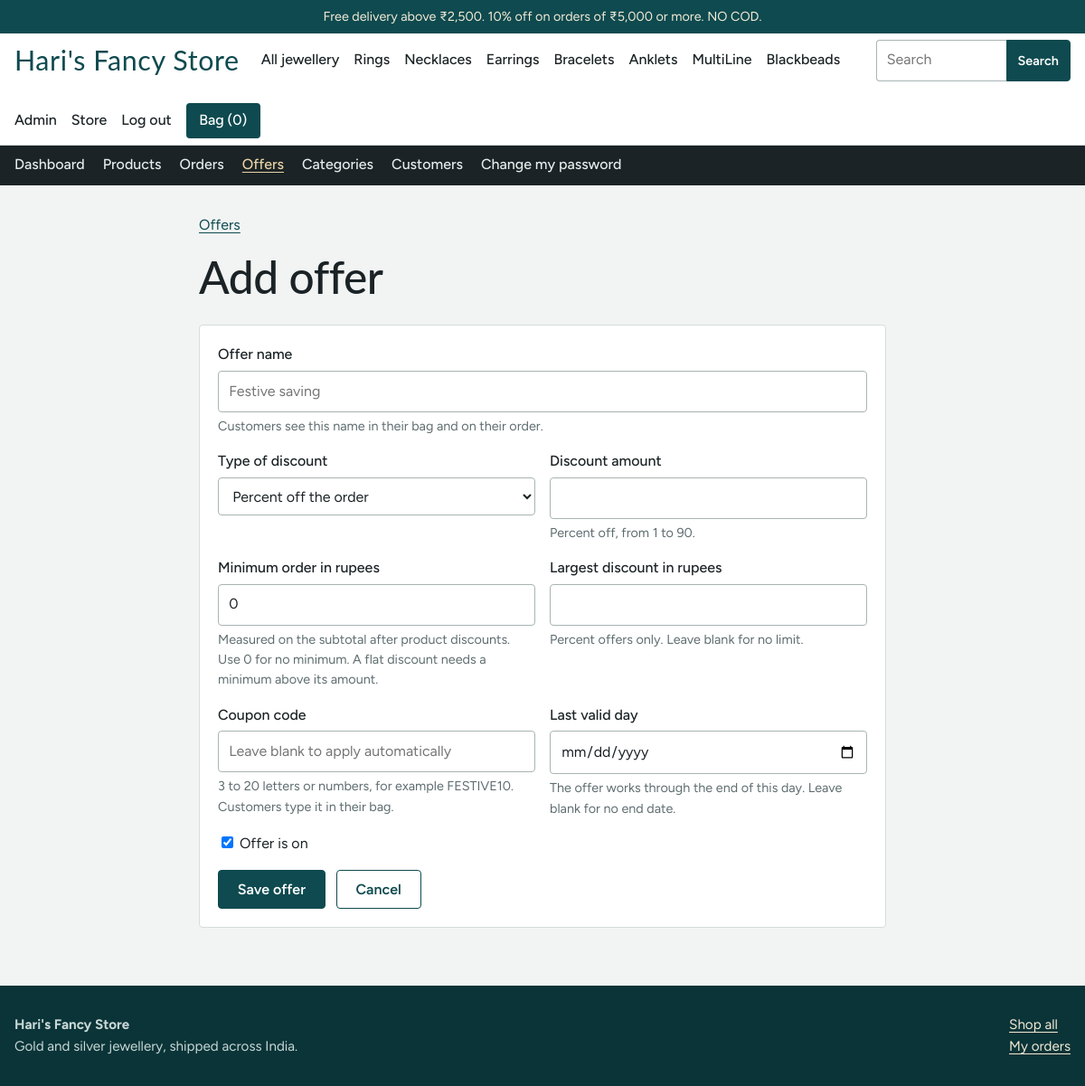
/admin/offers/new (signed in), run on the app's committed database.
### tables this page shows
CREATE TABLE categories (
  id INTEGER PRIMARY KEY AUTOINCREMENT,
  name TEXT NOT NULL UNIQUE,
  slug TEXT NOT NULL UNIQUE
);

CREATE TABLE users (
  id INTEGER PRIMARY KEY AUTOINCREMENT,
  name TEXT NOT NULL,
  email TEXT NOT NULL UNIQUE,
  password_hash TEXT NOT NULL,
  is_admin INTEGER NOT NULL DEFAULT 0,
  created_at TEXT NOT NULL DEFAULT CURRENT_TIMESTAMP
);

### app.py (the view, shortened to what this page needs)
@app.route("/admin/offers/new", methods=["GET", "POST"])
@admin_required
def admin_offer_new():
    return render_template("admin/offer_form.html", is_new=True,
                           o={"kind": "percent", "active": 1, "min_subtotal": 0})

### app.py (called while the page is built)
def get_db():
    if "db" not in g:
        conn = sqlite3.connect(DB_PATH, isolation_level=None, timeout=15)
        conn.row_factory = sqlite3.Row
        conn.execute("PRAGMA foreign_keys = ON")
        conn.execute("PRAGMA journal_mode = WAL")
        g.db = conn
    return g.db

def inr(n):
    n = int(n or 0)
    s = str(abs(n))
    if len(s) > 3:
        head, tail = s[:-3], s[-3:]
        parts = []
        while len(head) > 2:
            parts.insert(0, head[-2:])
            head = head[:-2]
        if head:
            parts.insert(0, head)
        s = ",".join(parts + [tail])
    return ("-" if n < 0 else "") + "₹" + s

def offer_short(o):
    return f"{o['value']}% off" if o["kind"] == "percent" else f"{inr(o['value'])} off"

def offer_text(o):
    when = f"on orders of {inr(o['min_subtotal'])} or more" if o["min_subtotal"] else "on every order"
    cap = f" (up to {inr(o['max_discount'])})" if o["kind"] == "percent" and o["max_discount"] else ""
    return f"{offer_short(o)} {when}{cap}"

@app.before_request
def load_user():
    g.user = None
    uid = session.get("user_id")
    if uid:
        g.user = get_db().execute("SELECT * FROM users WHERE id=?", (uid,)).fetchone()
        if g.user is None:
            session.pop("user_id", None)

@app.before_request
def csrf_protect():
    if request.method == "POST":
        token = session.get("csrf")
        if not token or not secrets.compare_digest(token, request.form.get("csrf", "")):
            abort(400, "Your session expired. Go back, reload the page and try again.")

def csrf_token():
    if "csrf" not in session:
        session["csrf"] = secrets.token_hex(16)
    return session["csrf"]

@app.context_processor
def inject():
    bag = session.get("bag") or {}
    return {
        "store_name": STORE_NAME,
        "user": g.get("user"),
        "bag_count": sum(int(q) for q in bag.values()),
        "nav_categories": get_db().execute(
            "SELECT * FROM categories ORDER BY id").fetchall(),
        "top_offers": [offer_text(o) for o in get_db().execute(
            "SELECT * FROM offers WHERE active=1 AND code IS NULL "
            "AND (expires_on IS NULL OR expires_on >= ?) ORDER BY min_subtotal LIMIT 2",
            (date.today().isoformat(),))],
        "statuses": ORDER_STATUSES,
        "free_ship": FREE_SHIPPING_ABOVE,
        "ship_fee": SHIPPING_FEE,
        "pay_labels": PAYMENT_LABELS,
    }

### templates/admin/offer_form.html (shortened to what this page needs)
{% extends "admin/base.html" %}
{% from "_macros.html" import csrf %}
{% block content %}
<div class="mid page-pad">
  <p class="muted"><a href="{{ url_for('admin_offers') }}">Offers</a></p>
  <h1>{{ 'Add offer' if is_new else 'Edit offer' }}</h1>
  <form method="post" class="panel">
    <div class="field"><label for="name">Offer name</label><input id="name" name="name" required maxlength="60" value="{{ o.name or '' }}" placeholder="Festive saving">
      <div class="hint">Customers see this name in their bag and on their order.</div></div>
    <div class="grid2">
      <div class="field"><label for="kind">Type of discount</label>
        <select id="kind" name="kind">
          <option value="percent" {{ 'selected' if o.kind != 'flat' }}>Percent off the order</option>
        </select></div>
      <div class="field"><label for="value">Discount amount</label><input id="value" name="value" type="number" min="1" step="1" required value="{{ o.value or '' }}">
        <div class="hint" id="value-hint">Percent (1 to 90) or rupees, depending on the type.</div></div>
    </div>
    <div class="grid2">
      <div class="field"><label for="min_subtotal">Minimum order in rupees</label><input id="min_subtotal" name="min_subtotal" type="number" min="0" step="1" value="{{ o.min_subtotal if o.min_subtotal is not none else 0 }}">
        <div class="hint">Measured on the subtotal after product discounts. Use 0 for no minimum. A flat discount needs a minimum above its amount.</div></div>
      <div class="field" id="cap-field"><label for="max_discount">Largest discount in rupees</label><input id="max_discount" name="max_discount" type="number" min="1" step="1" value="{{ o.max_discount or '' }}">
        <div class="hint">Percent offers only. Leave blank for no limit.</div></div>
    </div>
    <div class="grid2">
      <div class="field"><label for="code">Coupon code</label><input id="code" name="code" maxlength="20" autocapitalize="characters" spellcheck="false" value="{{ o.code or '' }}" placeholder="Leave blank to apply automatically">
        <div class="hint">3 to 20 letters or numbers, for example FESTIVE10. Customers type it in their bag.</div></div>
      <div class="field"><label for="expires_on">Last valid day</label><input id="expires_on" name="expires_on" type="date" value="{{ o.expires_on or '' }}">
        <div class="hint">The offer works through the end of this day. Leave blank for no end date.</div></div>
    </div>
    <div class="field"><label style="font-weight:400"><input type="checkbox" name="active" value="1" {{ 'checked' if o.active }}> Offer is on</label></div>
    <div class="row"><button class="btn" type="submit">Save offer</button><a class="btn ghost" href="{{ url_for('admin_offers') }}">Cancel</a></div>
  </form>
</div>
{% endblock %}

### templates/base.html (shortened to what this page needs)
<!doctype html>
<html lang="en">
<head>
<link rel="stylesheet" href="{{ url_for('static', filename='style.css') }}">
</head>
<body>
<div class="top">Free delivery above {{ free_ship|inr }}.{% for t in top_offers %} {{ t }}.{% endfor %} NO COD.</div>
<header class="site">
  <div class="wrap bar">
    <a class="logo" href="{{ url_for('home') }}">{{ store_name }}</a>
    <nav class="main" aria-label="Categories">
      <a href="{{ url_for('shop') }}">All jewellery</a>
      {% for c in nav_categories %}<a href="{{ url_for('shop', cat=c.slug) }}">{{ c.name }}</a>{% endfor %}
    </nav>
    <form class="search" action="{{ url_for('shop') }}" role="search">
      <input id="q" name="q" type="search" placeholder="Search" value="{{ request.args.get('q','') }}">
      <button class="btn small" type="submit">Search</button>
    </form>
    <div class="acct">
      {% if user %}
        {% if user.is_admin %}<a href="{{ url_for('admin_dashboard') }}">Admin</a>{% endif %}
        <a href="{{ url_for('account') }}">{{ user.name.split()[0] }}</a>
        <form method="post" action="{{ url_for('logout') }}"><input type="hidden" name="csrf" value="{{ csrf_token() }}"><button class="link" type="submit">Log out</button></form>
      {% else %}
        <a href="{{ url_for('login') }}">Log in</a>
      {% endif %}
      <a class="bagbtn" href="{{ url_for('bag') }}">Bag ({{ bag_count }})</a>
    </div>
  </div>
</header>
{% block admin_nav %}{% endblock %}
<main>
  {% block content %}{% endblock %}
</main>
<footer class="site">
  <div class="wrap">
    <div><strong>{{ store_name }}</strong><br>Gold and silver jewellery, shipped across India.</div>
    <div><a href="{{ url_for('shop') }}">Shop all</a><br><a href="{{ url_for('account') }}">My orders</a></div>
  </div>
</footer>
</body>
</html>

### static/style.css (style rules this page uses)
:root { --pearl: #F1F4F3; --paper: #FFFFFF; --ink: #1B2326; --muted: #5F6D70; --line: #D5DCDB; --teal: #0E4A4F; --teal-deep: #0A3438; --gold: #B5832A; --gold-soft: #E8D3A4; --ruby: #9B1C3A; --ok: #2F6B45; --radius: 4px; --display: "Nunito Sans", "Lato", Georgia, serif; --body: "Figtree", system-ui, -apple-system, "Segoe UI", sans-serif; }
* { box-sizing: border-box; }
html { -webkit-text-size-adjust: 100%; }
body { margin: 0; background: var(--pearl); color: var(--ink); font: 400 16px/1.55 var(--body); }
a { color: var(--teal); text-underline-offset: 3px; }
h1, h2, h3 { font-family: var(--display); font-weight: 500; line-height: 1.15; margin: 0 0 .5em; letter-spacing: -.01em; }
h1 { font-size: clamp(2rem, 4.5vw, 3.1rem); }
p { margin: 0 0 1em; max-width: 68ch; }
.muted { color: var(--muted); }
.wrap { width: min(1180px, 100% - 2rem); margin-inline: auto; }
.mid { width: min(760px, 100% - 2rem); margin-inline: auto; }
.top { background: var(--teal); color: #F4EBD6; font-size: .9rem; text-align: center; padding: .45rem 1rem; }
header.site { background: var(--paper); border-bottom: 1px solid var(--line); position: sticky; top: 0; z-index: 20; }
.bar { display: flex; align-items: center; gap: 1.5rem; min-height: 68px; flex-wrap: wrap; padding-block: .4rem; }
.logo { font-family: var(--display); font-size: 1.9rem; color: var(--teal); text-decoration: none; letter-spacing: .02em; }
nav.main { display: flex; gap: 1rem; flex-wrap: wrap; }
nav.main a, .acct a, .acct button.link { color: var(--ink); text-decoration: none; font-weight: 500; }
.search { margin-left: auto; display: flex; }
.search input { width: 9rem; border-radius: var(--radius) 0 0 var(--radius); border-right: 0; }
.search button { border-radius: 0 var(--radius) var(--radius) 0; padding-inline: .9rem; }
.acct { display: flex; gap: 1rem; align-items: center; }
.bagbtn { background: var(--teal); color: #fff !important; padding: .45rem .9rem; border-radius: var(--radius); }
button.link { background: none; border: 0; padding: 0; font: inherit; cursor: pointer; color: var(--ink); }
input, select, textarea { font: inherit; color: var(--ink); background: var(--paper); border: 1px solid #A8B4B3; border-radius: var(--radius); padding: .6rem .7rem; width: 100%; }
input[type=checkbox], input[type=radio] { width: auto; }
label { display: block; font-weight: 500; margin-bottom: .3rem; }
.field { margin-bottom: 1rem; }
.hint { color: var(--muted); font-size: .9rem; margin-top: .25rem; }
.btn { display: inline-block; background: var(--teal); color: #fff; border: 1px solid var(--teal); border-radius: var(--radius); padding: .7rem 1.3rem; font: 600 1rem var(--body); cursor: pointer; text-decoration: none; text-align: center; }
.btn.ghost { background: transparent; color: var(--teal); }
.btn.small { padding: .35rem .75rem; font-size: .9rem; }
.row { display: flex; gap: .75rem; flex-wrap: wrap; align-items: center; }
.grid2 { display: grid; grid-template-columns: 1fr 1fr; gap: 1rem; }
.panel { background: var(--paper); border: 1px solid var(--line); border-radius: var(--radius); padding: 1.25rem; }
footer.site { background: var(--teal-deep); color: #C9D8D6; margin-top: 3rem; padding-block: 2rem; font-size: .95rem; }
footer.site a { color: #F4EBD6; }
footer.site .wrap { display: flex; gap: 2rem; justify-content: space-between; flex-wrap: wrap; }
.page-pad { padding-block: 2rem 1rem; }

### data on the page
categories: name "Rings"
categories: name "Necklaces"
categories: name "Earrings"
categories: name "Bracelets"
categories: name "Anklets"
categories: name "MultiLine"
categories: name "Blackbeads"
users: name "Store"

### other printed values
{{ free_ship|inr }} "₹2,500"
{{ t }} "10% off on orders of ₹5,000 or more"
{{ store_name }} "Hari's Fancy Store"
{{ bag_count }} "0"
{{ 'Add offer' if is_new else 'Edit offer' }} "Add offer"
